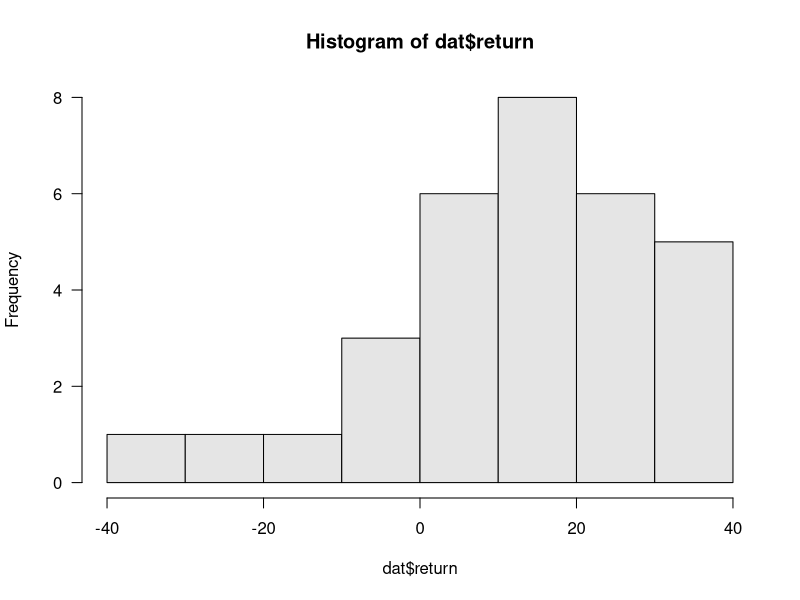
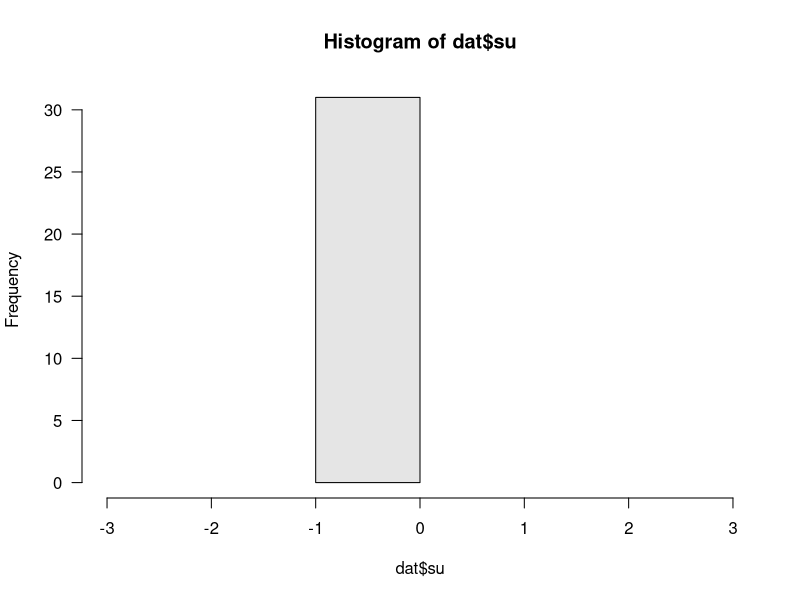
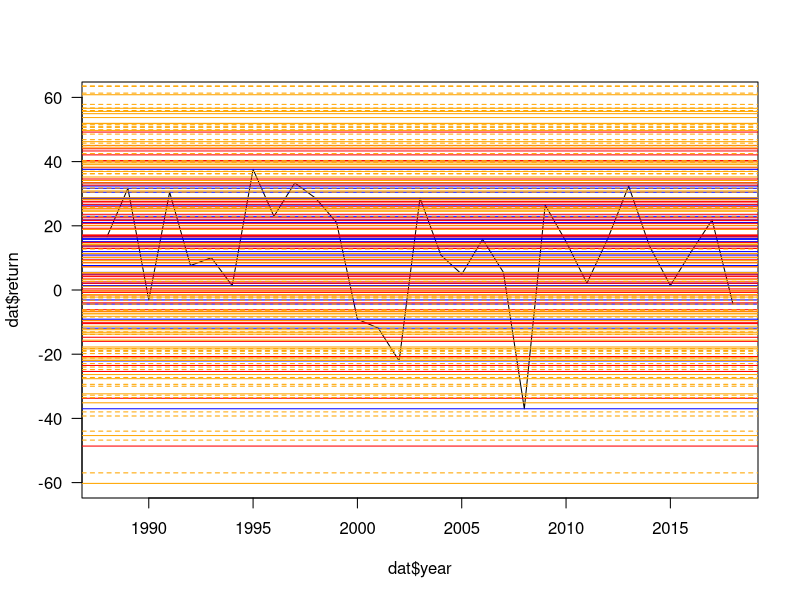

R code for these plots, in order:
## ---- chunk 1
knitr::opts_chunk$set(echo = TRUE)
## ---- chunk 2
dat <- read.csv('../data/sp500_returns.csv')
## ---- chunk 3
dat
## ---- chunk 4
summary(dat$return)
## ---- chunk 5
# mean
x_mean <- (dat$return)
x_mean

# sd
x_sd <- mean(dat$return)
x_sd
## ---- chunk 6
hist(dat$return, col = 'gray90', breaks = 8, las = 1)
## ---- chunk 7
dat$su <- (dat$return - x_mean) / x_sd
head(dat)
## ---- chunk 8
hist(dat$su, col = 'gray90', xlim = c(-3, 3), breaks = 5, las = 1)
## ---- chunk 9
plot(dat$year, dat$return, type = "l", las = 1, ylim = c(-60, 60))
abline(h = x_mean, col = 'blue')
abline(h = c(x_mean - x_sd, x_mean + x_sd), col = 'red')
abline(h = c(x_mean - 2*x_sd, x_mean + 2*x_sd), col = 'orange')
abline(h = c(x_mean - 3*x_sd, x_mean + 3*x_sd), col = 'orange', lty = 2)
